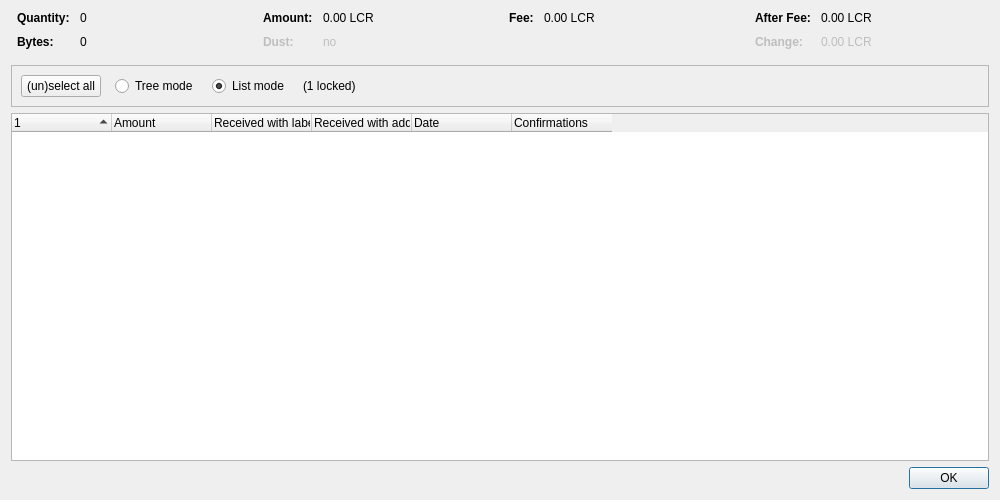
<?xml version="1.0" encoding="UTF-8"?>
<ui version="4.0">
 <class>CoinControlDialog</class>
 <widget class="QDialog" name="CoinControlDialog">
  <property name="geometry">
   <rect>
    <x>0</x>
    <y>0</y>
    <width>1000</width>
    <height>500</height>
   </rect>
  </property>
  <property name="windowTitle">
   <string>Coin Selection</string>
  </property>
  <layout class="QVBoxLayout" name="verticalLayout">
   <item>
    <layout class="QHBoxLayout" name="horizontalLayoutTop" stretch="0,0,0,0">
     <property name="topMargin">
      <number>0</number>
     </property>
     <property name="bottomMargin">
      <number>10</number>
     </property>
     <item>
      <layout class="QFormLayout" name="formLayoutCoinControl1">
       <property name="horizontalSpacing">
        <number>10</number>
       </property>
       <property name="verticalSpacing">
        <number>10</number>
       </property>
       <property name="leftMargin">
        <number>6</number>
       </property>
       <property name="rightMargin">
        <number>6</number>
       </property>
       <item row="0" column="0">
        <widget class="QLabel" name="labelCoinControlQuantityText">
         <property name="font">
          <font>
           <weight>75</weight>
           <bold>true</bold>
          </font>
         </property>
         <property name="text">
          <string>Quantity:</string>
         </property>
        </widget>
       </item>
       <item row="0" column="1">
        <widget class="QLabel" name="labelCoinControlQuantity">
         <property name="cursor">
          <cursorShape>IBeamCursor</cursorShape>
         </property>
         <property name="contextMenuPolicy">
          <enum>Qt::ActionsContextMenu</enum>
         </property>
         <property name="text">
          <string notr="true">0</string>
         </property>
         <property name="textInteractionFlags">
          <set>Qt::LinksAccessibleByMouse|Qt::TextSelectableByKeyboard|Qt::TextSelectableByMouse</set>
         </property>
        </widget>
       </item>
       <item row="1" column="0">
        <widget class="QLabel" name="labelCoinControlBytesText">
         <property name="font">
          <font>
           <weight>75</weight>
           <bold>true</bold>
          </font>
         </property>
         <property name="text">
          <string>Bytes:</string>
         </property>
        </widget>
       </item>
       <item row="1" column="1">
        <widget class="QLabel" name="labelCoinControlBytes">
         <property name="cursor">
          <cursorShape>IBeamCursor</cursorShape>
         </property>
         <property name="contextMenuPolicy">
          <enum>Qt::ActionsContextMenu</enum>
         </property>
         <property name="text">
          <string notr="true">0</string>
         </property>
         <property name="textInteractionFlags">
          <set>Qt::LinksAccessibleByMouse|Qt::TextSelectableByKeyboard|Qt::TextSelectableByMouse</set>
         </property>
        </widget>
       </item>
      </layout>
     </item>
     <item>
      <layout class="QFormLayout" name="formLayoutCoinControl2">
       <property name="horizontalSpacing">
        <number>10</number>
       </property>
       <property name="verticalSpacing">
        <number>10</number>
       </property>
       <property name="leftMargin">
        <number>6</number>
       </property>
       <property name="rightMargin">
        <number>6</number>
       </property>
       <item row="0" column="0">
        <widget class="QLabel" name="labelCoinControlAmountText">
         <property name="font">
          <font>
           <weight>75</weight>
           <bold>true</bold>
          </font>
         </property>
         <property name="text">
          <string>Amount:</string>
         </property>
        </widget>
       </item>
       <item row="0" column="1">
        <widget class="QLabel" name="labelCoinControlAmount">
         <property name="cursor">
          <cursorShape>IBeamCursor</cursorShape>
         </property>
         <property name="contextMenuPolicy">
          <enum>Qt::ActionsContextMenu</enum>
         </property>
         <property name="text">
          <string notr="true">0.00 LCR</string>
         </property>
         <property name="textInteractionFlags">
          <set>Qt::LinksAccessibleByMouse|Qt::TextSelectableByKeyboard|Qt::TextSelectableByMouse</set>
         </property>
        </widget>
       </item>
       <item row="1" column="0">
        <widget class="QLabel" name="labelCoinControlLowOutputText">
         <property name="enabled">
          <bool>false</bool>
         </property>
         <property name="font">
          <font>
           <weight>75</weight>
           <bold>true</bold>
          </font>
         </property>
         <property name="text">
          <string>Dust:</string>
         </property>
        </widget>
       </item>
       <item row="1" column="1">
        <widget class="QLabel" name="labelCoinControlLowOutput">
         <property name="enabled">
          <bool>false</bool>
         </property>
         <property name="cursor">
          <cursorShape>IBeamCursor</cursorShape>
         </property>
         <property name="contextMenuPolicy">
          <enum>Qt::ActionsContextMenu</enum>
         </property>
         <property name="text">
          <string notr="true">no</string>
         </property>
         <property name="textInteractionFlags">
          <set>Qt::LinksAccessibleByMouse|Qt::TextSelectableByKeyboard|Qt::TextSelectableByMouse</set>
         </property>
        </widget>
       </item>
      </layout>
     </item>
     <item>
      <layout class="QFormLayout" name="formLayoutCoinControl3">
       <property name="horizontalSpacing">
        <number>10</number>
       </property>
       <property name="verticalSpacing">
        <number>10</number>
       </property>
       <property name="leftMargin">
        <number>6</number>
       </property>
       <property name="rightMargin">
        <number>6</number>
       </property>
       <item row="0" column="0">
        <widget class="QLabel" name="labelCoinControlFeeText">
         <property name="font">
          <font>
           <weight>75</weight>
           <bold>true</bold>
          </font>
         </property>
         <property name="text">
          <string>Fee:</string>
         </property>
        </widget>
       </item>
       <item row="0" column="1">
        <widget class="QLabel" name="labelCoinControlFee">
         <property name="cursor">
          <cursorShape>IBeamCursor</cursorShape>
         </property>
         <property name="contextMenuPolicy">
          <enum>Qt::ActionsContextMenu</enum>
         </property>
         <property name="text">
          <string notr="true">0.00 LCR</string>
         </property>
         <property name="textInteractionFlags">
          <set>Qt::LinksAccessibleByMouse|Qt::TextSelectableByKeyboard|Qt::TextSelectableByMouse</set>
         </property>
        </widget>
       </item>
      </layout>
     </item>
     <item>
      <layout class="QFormLayout" name="formLayoutCoinControl4">
       <property name="horizontalSpacing">
        <number>10</number>
       </property>
       <property name="verticalSpacing">
        <number>10</number>
       </property>
       <property name="leftMargin">
        <number>6</number>
       </property>
       <property name="rightMargin">
        <number>6</number>
       </property>
       <item row="0" column="0">
        <widget class="QLabel" name="labelCoinControlAfterFeeText">
         <property name="font">
          <font>
           <weight>75</weight>
           <bold>true</bold>
          </font>
         </property>
         <property name="text">
          <string>After Fee:</string>
         </property>
        </widget>
       </item>
       <item row="0" column="1">
        <widget class="QLabel" name="labelCoinControlAfterFee">
         <property name="cursor">
          <cursorShape>IBeamCursor</cursorShape>
         </property>
         <property name="contextMenuPolicy">
          <enum>Qt::ActionsContextMenu</enum>
         </property>
         <property name="text">
          <string notr="true">0.00 LCR</string>
         </property>
         <property name="textInteractionFlags">
          <set>Qt::LinksAccessibleByMouse|Qt::TextSelectableByKeyboard|Qt::TextSelectableByMouse</set>
         </property>
        </widget>
       </item>
       <item row="1" column="0">
        <widget class="QLabel" name="labelCoinControlChangeText">
         <property name="enabled">
          <bool>false</bool>
         </property>
         <property name="font">
          <font>
           <weight>75</weight>
           <bold>true</bold>
          </font>
         </property>
         <property name="text">
          <string>Change:</string>
         </property>
        </widget>
       </item>
       <item row="1" column="1">
        <widget class="QLabel" name="labelCoinControlChange">
         <property name="enabled">
          <bool>false</bool>
         </property>
         <property name="cursor">
          <cursorShape>IBeamCursor</cursorShape>
         </property>
         <property name="contextMenuPolicy">
          <enum>Qt::ActionsContextMenu</enum>
         </property>
         <property name="text">
          <string notr="true">0.00 LCR</string>
         </property>
         <property name="textInteractionFlags">
          <set>Qt::LinksAccessibleByMouse|Qt::TextSelectableByKeyboard|Qt::TextSelectableByMouse</set>
         </property>
        </widget>
       </item>
      </layout>
     </item>
    </layout>
   </item>
   <item>
    <widget class="QFrame" name="frame">
     <property name="minimumSize">
      <size>
       <width>0</width>
       <height>40</height>
      </size>
     </property>
     <property name="frameShape">
      <enum>QFrame::StyledPanel</enum>
     </property>
     <property name="frameShadow">
      <enum>QFrame::Sunken</enum>
     </property>
     <layout class="QHBoxLayout" name="horizontalLayout">
      <item>
       <layout class="QHBoxLayout" name="horizontalLayoutPanel" stretch="0,0,0,0,0">
        <property name="spacing">
         <number>14</number>
        </property>
        <item>
         <widget class="QPushButton" name="pushButtonSelectAll">
          <property name="sizePolicy">
           <sizepolicy hsizetype="Maximum" vsizetype="Fixed">
            <horstretch>0</horstretch>
            <verstretch>0</verstretch>
           </sizepolicy>
          </property>
          <property name="text">
           <string>(un)select all</string>
          </property>
          <property name="autoDefault">
           <bool>false</bool>
          </property>
         </widget>
        </item>
        <item>
         <widget class="QRadioButton" name="radioTreeMode">
          <property name="sizePolicy">
           <sizepolicy hsizetype="Maximum" vsizetype="Fixed">
            <horstretch>0</horstretch>
            <verstretch>0</verstretch>
           </sizepolicy>
          </property>
          <property name="text">
           <string>Tree mode</string>
          </property>
         </widget>
        </item>
        <item>
         <widget class="QRadioButton" name="radioListMode">
          <property name="sizePolicy">
           <sizepolicy hsizetype="Maximum" vsizetype="Fixed">
            <horstretch>0</horstretch>
            <verstretch>0</verstretch>
           </sizepolicy>
          </property>
          <property name="text">
           <string>List mode</string>
          </property>
          <property name="checked">
           <bool>true</bool>
          </property>
         </widget>
        </item>
        <item>
         <widget class="QLabel" name="labelLocked">
          <property name="text">
           <string notr="true">(1 locked)</string>
          </property>
         </widget>
        </item>
        <item>
         <spacer name="horizontalSpacer">
          <property name="orientation">
           <enum>Qt::Horizontal</enum>
          </property>
          <property name="sizeHint" stdset="0">
           <size>
            <width>40</width>
            <height>20</height>
           </size>
          </property>
         </spacer>
        </item>
       </layout>
      </item>
     </layout>
    </widget>
   </item>
   <item>
    <widget class="CoinControlTreeWidget" name="treeWidget">
     <property name="contextMenuPolicy">
      <enum>Qt::CustomContextMenu</enum>
     </property>
     <property name="sortingEnabled">
      <bool>false</bool>
     </property>
     <property name="columnCount">
      <number>6</number>
     </property>
     <attribute name="headerShowSortIndicator" stdset="0">
      <bool>true</bool>
     </attribute>
     <attribute name="headerStretchLastSection">
      <bool>false</bool>
     </attribute>
     <column>
      <property name="text">
       <string/>
      </property>
     </column>
     <column>
      <property name="text">
       <string>Amount</string>
      </property>
     </column>
     <column>
      <property name="text">
       <string>Received with label</string>
      </property>
     </column>
     <column>
      <property name="text">
       <string>Received with address</string>
      </property>
     </column>
     <column>
      <property name="text">
       <string>Date</string>
      </property>
     </column>
     <column>
      <property name="text">
       <string>Confirmations</string>
      </property>
      <property name="toolTip">
       <string>Confirmed</string>
      </property>
     </column>
     <column>
      <property name="text">
       <string/>
      </property>
     </column>
     <column>
      <property name="text">
       <string/>
      </property>
     </column>
     <column>
      <property name="text">
       <string/>
      </property>
     </column>
     <column>
      <property name="text">
       <string/>
      </property>
     </column>
    </widget>
   </item>
   <item>
    <widget class="QDialogButtonBox" name="buttonBox">
     <property name="orientation">
      <enum>Qt::Horizontal</enum>
     </property>
     <property name="standardButtons">
      <set>QDialogButtonBox::Ok</set>
     </property>
    </widget>
   </item>
  </layout>
 </widget>
 <customwidgets>
  <customwidget>
   <class>CoinControlTreeWidget</class>
   <extends>QTreeWidget</extends>
   <header>qt/coincontroltreewidget.h</header>
  </customwidget>
 </customwidgets>
 <resources/>
 <connections/>
</ui>
